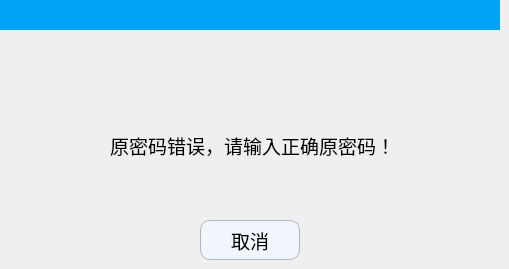
     <widget class="QWidget" name="page_6">
      <widget class="QLabel" name="label_22">
       <property name="geometry">
        <rect>
         <x>0</x>
         <y>0</y>
         <width>500</width>
         <height>30</height>
        </rect>
       </property>
       <property name="minimumSize">
        <size>
         <width>500</width>
         <height>30</height>
        </size>
       </property>
       <property name="maximumSize">
        <size>
         <width>500</width>
         <height>30</height>
        </size>
       </property>
       <property name="font">
        <font>
         <pointsize>16</pointsize>
        </font>
       </property>
       <property name="styleSheet">
        <string notr="true">QLabel{background-color:rgb(00,163,245);}</string>
       </property>
       <property name="text">
        <string/>
       </property>
       <property name="alignment">
        <set>Qt::AlignCenter</set>
       </property>
      </widget>
      <widget class="QLabel" name="label_alarm">
       <property name="geometry">
        <rect>
         <x>230</x>
         <y>50</y>
         <width>40</width>
         <height>40</height>
        </rect>
       </property>
       <property name="minimumSize">
        <size>
         <width>40</width>
         <height>40</height>
        </size>
       </property>
       <property name="maximumSize">
        <size>
         <width>40</width>
         <height>40</height>
        </size>
       </property>
       <property name="text">
        <string/>
       </property>
       <property name="pixmap">
        <pixmap resource="../resource.qrc">:/RunPage/runpage_images/alarm.png</pixmap>
       </property>
      </widget>
      <widget class="QLabel" name="label_passwordErrorTip">
       <property name="geometry">
        <rect>
         <x>110</x>
         <y>130</y>
         <width>281</width>
         <height>31</height>
        </rect>
       </property>
       <property name="font">
        <font>
         <pointsize>14</pointsize>
        </font>
       </property>
       <property name="text">
        <string>原密码错误，请输入正确原密码！</string>
       </property>
      </widget>
      <widget class="QPushButton" name="Btn_modPasswordCancel">
       <property name="geometry">
        <rect>
         <x>200</x>
         <y>220</y>
         <width>100</width>
         <height>40</height>
        </rect>
       </property>
       <property name="minimumSize">
        <size>
         <width>100</width>
         <height>40</height>
        </size>
       </property>
       <property name="maximumSize">
        <size>
         <width>100</width>
         <height>40</height>
        </size>
       </property>
       <property name="font">
        <font>
         <pointsize>14</pointsize>
        </font>
       </property>
       <property name="styleSheet">
        <string notr="true">QPushButton
{
    background-color:#F1F5FE;
    border-style:solid; /*边框风格*/
    border-width:1px;/*边框宽度*/
    border-color:#B4B6BC; /*边框颜色*/
    border-radius:10px; /*边框倒角*/
}
QPushButton:pressed
{
    border-style:outset; /*边框风格*/
    background-color:qlineargradient(x1: 0, y1: 0, x2: 0, y2: 1, stop:0 #00befa, stop: 1 #0160ea);/*背景色*/
    border-width:1px;/*边框宽度*/
    border-color:#0055ff; /*边框颜色*/
    border-radius:10px; /*边框倒角*/
}</string>
       </property>
       <property name="text">
        <string>取消</string>
       </property>
       <property name="icon">
        <iconset resource="../resource.qrc">
         <normaloff>:/main_images/cancel.png</normaloff>:/main_images/cancel.png</iconset>
       </property>
       <property name="iconSize">
        <size>
         <width>30</width>
         <height>30</height>
        </size>
       </property>
      </widget>
     </widget>
